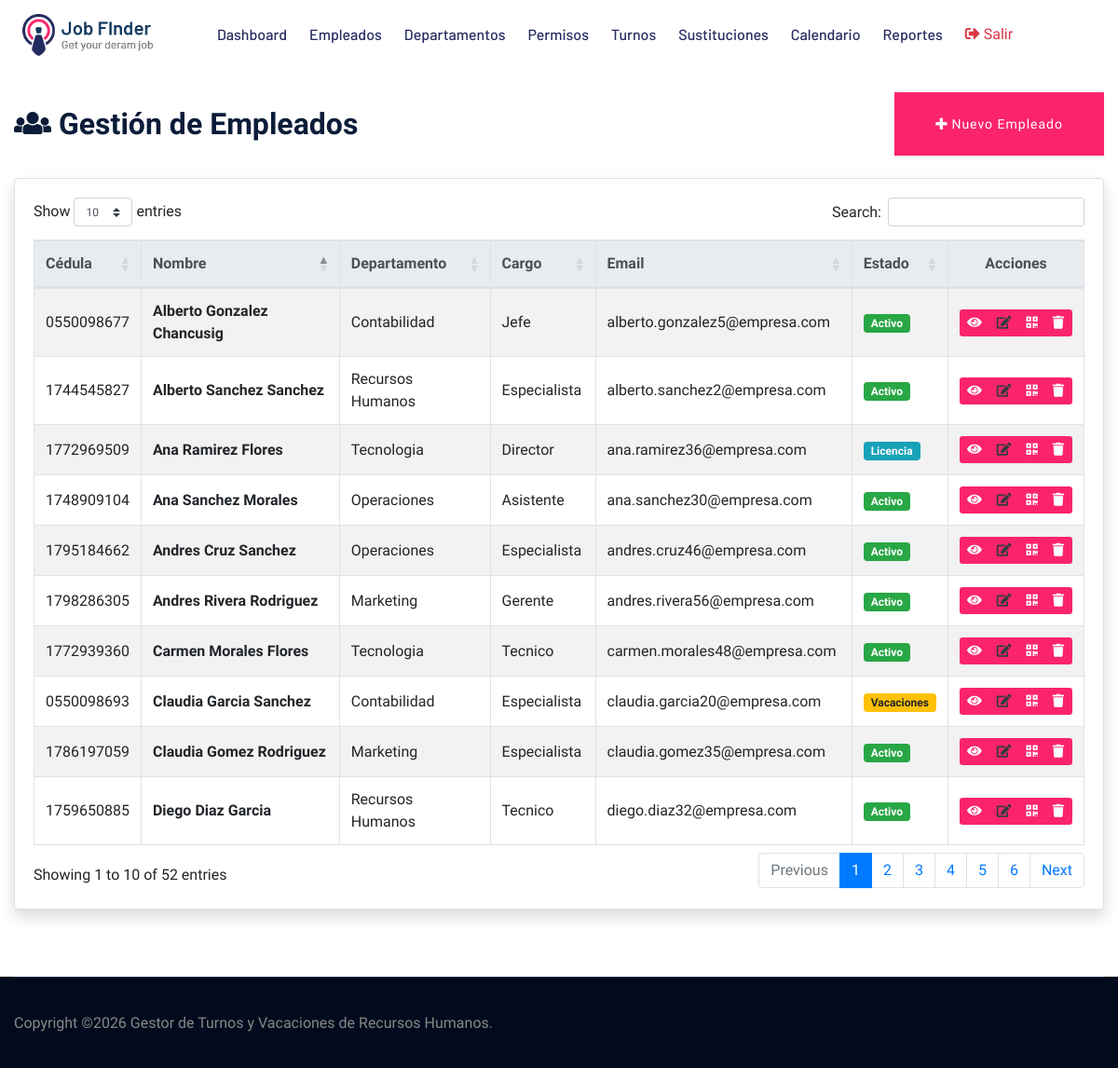
The page /empleados/ (signed in) on the database its author committed.
### Vacaciones/models.py (models this page shows, shortened)
class Empleado(models.Model):
    ESTADO_CHOICES = [
        ('activo', 'Activo'),
        ('inactivo', 'Inactivo'),
        ('vacaciones', 'En Vacaciones'),
        ('licencia', 'En Licencia'),
    ]
    GENERO_CHOICES = [
        ('M', 'Masculino'),
        ('F', 'Femenino'),
    ]
    cedula = models.CharField(max_length=15, unique=True)
    nombres = models.CharField(max_length=100)
    apellidos = models.CharField(max_length=100)
    email = models.EmailField(unique=True)
    telefono = models.CharField(max_length=20, blank=True, default='')
    fecha_nacimiento = models.DateField(null=True, blank=True)
    genero = models.CharField(max_length=1, choices=GENERO_CHOICES, blank=True, default='')
    direccion = models.TextField(blank=True, default='')
    departamento = models.ForeignKey(Departamento, on_delete=models.PROTECT, related_name='empleados')
    cargo = models.CharField(max_length=100, blank=True, default='')
    fecha_ingreso = models.DateField()
    salario = models.DecimalField(max_digits=10, decimal_places=2, default=0)
    dias_vacaciones_pendientes = models.IntegerField(default=30)
    dias_vacaciones_tomados = models.IntegerField(default=0)
    estado = models.CharField(max_length=20, choices=ESTADO_CHOICES, default='activo')
    foto = models.ImageField(upload_to='empleados/', blank=True, null=True)
    user = models.OneToOneField(User, on_delete=models.SET_NULL, null=True, blank=True, related_name='empleado')
    class Meta:
        ordering = ['apellidos', 'nombres']

class Departamento(models.Model):
    nombre = models.CharField(max_length=100, unique=True)
    descripcion = models.TextField(blank=True, default='')
    jefe_departamento = models.CharField(max_length=150, blank=True, default='')
    fecha_creacion = models.DateField(auto_now_add=True)
    class Meta:
        ordering = ['nombre']

### Vacaciones/views.py (the view)
# urls.py: path('empleados/', views.empleados_lista, name='empleados_lista'),
@login_required(login_url='login')
@admin_required
def empleados_lista(request):
    empleados_list = Empleado.objects.select_related('departamento').all()
    return render(request, 'Vacaciones/empleados.html', {'empleados_list': empleados_list})

### Vacaciones/views.py (called while the page is built)
def es_admin(user):
    return user.is_authenticated and (user.is_superuser or user.is_staff or user.groups.filter(name='Admin').exists())

def admin_required(view_func):
    @wraps(view_func)
    def _wrapped(request, *args, **kwargs):
        if not es_admin(request.user):
            return redirect('Vacaciones:index')
        return view_func(request, *args, **kwargs)
    return _wrapped

### Vacaciones/templates/Vacaciones/empleados.html (shortened to what this page needs)
{% extends 'PlantillaGeneral.html' %}
{% block content %}
<div class="row mb-4">
    <div class="col-12 d-flex justify-content-between align-items-center">
        <h2 class="font-weight-bold mb-0"><i class="fas fa-users mr-2"></i>Gestión de Empleados</h2>
        <a href="{% url 'Vacaciones:empleado_crear' %}" class="btn btn-primary shadow-sm">
            <i class="fas fa-plus mr-1"></i>Nuevo Empleado
        </a>
    </div>
</div>
<div class="card shadow">
    <div class="card-body">
        <div class="table-responsive">
            <table id="empleadosTable" class="table table-striped table-hover table-bordered align-middle w-100 mb-0">
                <thead class="thead-light">
                    <tr>
                        <th>Cédula</th>
                        <th>Nombre</th>
                        <th>Departamento</th>
                        <th>Cargo</th>
                        <th>Email</th>
                        <th>Estado</th>
                        <th class="text-center">Acciones</th>
                    </tr>
                </thead>
                <tbody>
                    {% for empleado in empleados_list %}
                    <tr>
                        <td class="align-middle">{{ empleado.cedula }}</td>
                        <td class="align-middle font-weight-bold">{{ empleado.nombres }} {{ empleado.apellidos }}</td>
                        <td class="align-middle">{{ empleado.departamento.nombre }}</td>
                        <td class="align-middle">{{ empleado.cargo }}</td>
                        <td class="align-middle">{{ empleado.email }}</td>
                        <td class="align-middle">
                            {% if empleado.estado == 'activo' %}
                                <span class="badge badge-success px-2 py-1">Activo</span>
                            {% elif empleado.estado == 'inactivo' %}
                                <span class="badge badge-danger px-2 py-1">Inactivo</span>
                            {% elif empleado.estado == 'vacaciones' %}
                                <span class="badge badge-warning px-2 py-1">Vacaciones</span>
                            {% elif empleado.estado == 'licencia' %}
                                <span class="badge badge-info px-2 py-1">Licencia</span>
                            {% else %}
                                <span class="badge badge-secondary px-2 py-1">{{ empleado.estado|title }}</span>
                            {% endif %}
                        </td>
                        <td class="text-center align-middle">
                            <div class="btn-group btn-group-sm" role="group">
                                <button class="btn btn-info btn-sm" onclick="verEmpleado('{{ empleado.id }}', '{{ empleado.nombres|escapejs }} {{ empleado.apellidos|escapejs }}', '{{ empleado.cedula|escapejs }}', '{{ empleado.email|escapejs }}', '{{ empleado.departamento.nombre|escapejs }}')" title="Ver Perfil">
                                    <i class="fas fa-eye"></i>
                                </button>
                                <a class="btn btn-warning btn-sm text-dark" href="{% url 'Vacaciones:empleado_editar' pk=empleado.id %}" title="Editar">
                                    <i class="fas fa-edit"></i>
                                </a>
                                <button class="btn btn-secondary btn-sm" onclick="mostrarQR('{{ empleado.nombres|escapejs }} {{ empleado.apellidos|escapejs }}', '{{ empleado.cedula|escapejs }}', '{{ empleado.email|escapejs }}', '{{ empleado.departamento.nombre|escapejs }}')" title="Código QR">
                                    <i class="fas fa-qrcode"></i>
                                </button>
                                <button class="btn btn-danger btn-sm" onclick="eliminarEmpleado({{ empleado.id }})" title="Eliminar">
                                    <i class="fas fa-trash"></i>
                                </button>
                            </div>
                        </td>
                    </tr>
                    {% endfor %}
                </tbody>
            </table>
        </div>
    </div>
</div>
{% endblock %}

### Vacaciones/templates/PlantillaGeneral.html (shortened to what this page needs)
{% load static %}
<!doctype html>
<html class="no-js" lang="es">
<head>
    <link rel="stylesheet" href="{% static 'assets/css/bootstrap.min.css' %}">
    <link rel="stylesheet" href="{% static 'assets/css/owl.carousel.min.css' %}">
    <link rel="stylesheet" href="{% static 'assets/css/flaticon.css' %}">
    <link rel="stylesheet" href="{% static 'assets/css/price_rangs.css' %}">
    <link rel="stylesheet" href="{% static 'assets/css/slicknav.css' %}">
    <link rel="stylesheet" href="{% static 'assets/css/animate.min.css' %}">
    <link rel="stylesheet" href="{% static 'assets/css/magnific-popup.css' %}">
    <link rel="stylesheet" href="{% static 'assets/css/fontawesome-all.min.css' %}">
    <link rel="stylesheet" href="{% static 'assets/css/themify-icons.css' %}">
    <link rel="stylesheet" href="{% static 'assets/css/slick.css' %}">
    <link rel="stylesheet" href="{% static 'assets/css/nice-select.css' %}">
    <link rel="stylesheet" href="{% static 'assets/css/style.css' %}">
    <link rel="stylesheet" href="https://cdn.datatables.net/1.13.7/css/dataTables.bootstrap4.min.css">
    <link rel="stylesheet" href="https://cdn.jsdelivr.net/npm/sweetalert2@11/dist/sweetalert2.min.css">
    <link rel="stylesheet" href="https://cdn.jsdelivr.net/npm/driver.js@1.3.1/dist/driver.css">
    <link href="https://cdn.jsdelivr.net/npm/select2@4.1.0-rc.0/dist/css/select2.min.css" rel="stylesheet" />
    <link href="https://cdn.jsdelivr.net/npm/select2-bootstrap4-theme@1.0.0/dist/select2-bootstrap4.min.css" rel="stylesheet" />
</head>
<body>
    <header>
       <div class="header-area header-transparrent">
           <div class="headder-top header-sticky">
                <div class="container-fluid px-4">
                    <div class="row align-items-center">
                        <div class="col-lg-2 col-md-2">
                            <div class="logo">
                                <a href="{% url 'Vacaciones:index' %}"><img src="{% static 'assets/img/logo/logo.png' %}" alt="RRHH Logo" style="max-height: 45px;"></a>
                            </div>
                        </div>
                        <div class="col-lg-10 col-md-10">
                            <div class="menu-wrapper">
                                <div class="main-menu">
                                    <nav class="d-none d-lg-block">
                                        <ul id="navigation" class="d-flex justify-content-end align-items-center" style="white-space: nowrap;">
                                            {% if user.is_superuser %}
                                            <li id="nav-dashboard" class="{% if request.resolver_match.url_name == 'dashboard' %}active{% endif %}"><a href="{% url 'Vacaciones:dashboard' %}" style="padding: 25px 12px;">Dashboard</a></li>
                                            <li id="nav-empleados" class="{% if 'empleado' in request.resolver_match.url_name %}active{% endif %}"><a href="{% url 'Vacaciones:empleados_lista' %}" style="padding: 25px 12px;">Empleados</a></li>
                                            <li id="nav-departamentos" class=""><a href="{% url 'Vacaciones:departamentos_lista' %}" style="padding: 25px 12px;">Departamentos</a></li>
                                            {% endif %}
                                            <li id="nav-permisos" class="{% if 'permiso' in request.resolver_match.url_name %}active{% endif %}"><a href="{% url 'Vacaciones:permisos_lista' %}" style="padding: 25px 12px;">Permisos</a></li>
                                            <li id="nav-turnos" class="{% if 'turno' in request.resolver_match.url_name %}active{% endif %}"><a href="{% url 'Vacaciones:turnos_lista' %}" style="padding: 25px 12px;">Turnos</a></li>
                                            <li id="nav-sustituciones" class=""><a href="{% url 'Vacaciones:sustituciones_lista' %}" style="padding: 25px 12px;">Sustituciones</a></li>
                                            <li id="nav-calendario" class=""><a href="{% url 'Vacaciones:calendario' %}" style="padding: 25px 12px;">Calendario</a></li>
                                            {% if user.is_superuser %}
                                            <li id="nav-reportes" class="{% if request.resolver_match.url_name == 'reportes' %}active{% endif %}"><a href="{% url 'Vacaciones:reportes' %}" style="padding: 25px 12px;">Reportes</a></li>
                                            {% endif %}
                                            {% if user.is_authenticated %}
                                            <li>
                                                <form method="post" action="{% url 'logout' %}" style="display:inline;">
                                                    <button type="submit" style="background:none; border:none; padding: 25px 12px; color: #dc3545; cursor:pointer;">
                                                        <i class="fas fa-sign-out-alt mr-1"></i>Salir
                                                    </button>
                                                </form>
                                            </li>
                                            {% endif %}
                                        </ul>
                                    </nav>
                                </div>
                            </div>
                        </div>
                        <div class="col-12">
                        </div>
                    </div>
                </div>
           </div>
       </div>
    </header>
    <main>
        <div class="container py-4">
            {% block content %}{% endblock %}
        </div>
    </main>
    <footer>
        <div class="footer-bottom-area footer-bg mt-5">
            <div class="container">
                <div class="footer-border">
                     <div class="row d-flex justify-content-between align-items-center">
                         <div class="col-xl-10 col-lg-10">
                             <div class="footer-copy-right">
                                 <p>Copyright &copy;<script>document.write(new Date().getFullYear());</script> Gestor de Turnos y Vacaciones de Recursos Humanos.</p>
                             </div>
                         </div>
                     </div>
                </div>
            </div>
        </div>
    </footer>
</body>
</html>

### rows shown on the page
Empleado: cedula "1795184662", nombres "Andres", apellidos "Cruz Sanchez", departamento.nombre "Operaciones", cargo "Especialista", email "andres.cruz46@empresa.com", estado "Activo"
Empleado: cedula "1759650885", nombres "Diego", apellidos "Diaz Garcia", departamento.nombre "Recursos Humanos", cargo "Tecnico", email "diego.diaz32@empresa.com", estado "Activo"
Empleado: cedula "0550098693", nombres "Claudia", apellidos "Garcia Sanchez", departamento.nombre "Contabilidad", cargo "Especialista", email "claudia.garcia20@empresa.com", estado "Vacaciones"
Empleado: cedula "1786197059", nombres "Claudia", apellidos "Gomez Rodriguez", departamento.nombre "Marketing", cargo "Especialista", email "claudia.gomez35@empresa.com", estado "Activo"
Empleado: cedula "0550098677", nombres "Alberto", apellidos "Gonzalez Chancusig", departamento.nombre "Contabilidad", cargo "Jefe", email "alberto.gonzalez5@empresa.com", estado "Activo"
Empleado: cedula "1772939360", nombres "Carmen", apellidos "Morales Flores", departamento.nombre "Tecnologia", cargo "Tecnico", email "carmen.morales48@empresa.com", estado "Activo"
Empleado: cedula "1772969509", nombres "Ana", apellidos "Ramirez Flores", departamento.nombre "Tecnologia", cargo "Director", email "ana.ramirez36@empresa.com", estado "Licencia"
Empleado: cedula "1798286305", nombres "Andres", apellidos "Rivera Rodriguez", departamento.nombre "Marketing", cargo "Gerente", email "andres.rivera56@empresa.com", estado "Activo"
Empleado: cedula "1748909104", nombres "Ana", apellidos "Sanchez Morales", departamento.nombre "Operaciones", cargo "Asistente", email "ana.sanchez30@empresa.com", estado "Activo"
Empleado: cedula "1744545827", nombres "Alberto", apellidos "Sanchez Sanchez", departamento.nombre "Recursos Humanos", cargo "Especialista", email "alberto.sanchez2@empresa.com", estado "Activo"
